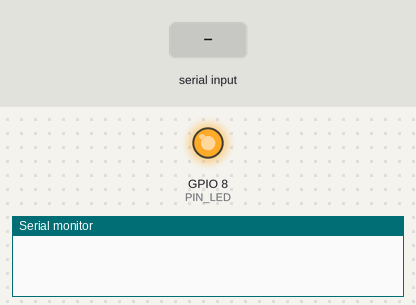
Bench run of a program on a simulated ESP32-C3. Shown: output pins drawn as LEDs (lit = HIGH), the last lines printed to the serial monitor. Inputs (shaded band) come from the test bench. WiFi joins after 1.5 s; servers stay silent unless stated; no MQTT or app messages arrive unless stated.

Above: at 1.2 s.
1.3 s: "LED:ON\n" received over Serial
At 2.0 s:
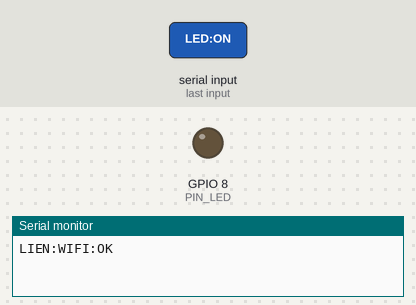
4.3 s: "LED:OFF\n" received over Serial
At 5.5 s:
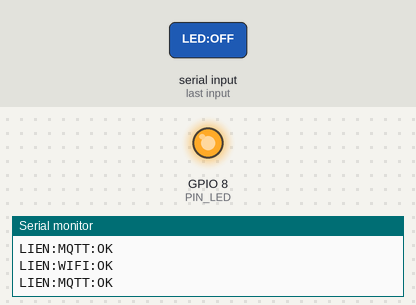
Timing chart, 0 to 7.3 s (numbered marks = the images above; inputs shaded):
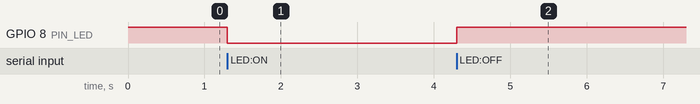

Measured:
- after the input at 1.3 s, GPIO 8 (PIN_LED): HIGH → LOW at once
- after the input at 4.3 s, GPIO 8 (PIN_LED): LOW → HIGH at once

The program:

main.cpp
```cpp
#include <Arduino.h>        // fonctions de base : pinMode, digitalWrite, millis...
#include <WiFi.h>           // connexion au réseau Wi-Fi de l'ESP32
#include <PubSubClient.h>   // client MQTT (publier, s'abonner)
/*
  243-53A-MO — Interface usager de microcontrôleurs — Projet 1

  ESP32-C3 Super Mini : pont entre le PC (port série USB) et le broker MQTT.
  La carte ne connaît rien du jeu : elle relaie les lignes dans les deux sens.

  PC -> carte (port série, une ligne terminée par \n) :
    PUB:<sous-topic>=<message>   publie sur 53A/jeu/<EQUIPE>/<sous-topic>
    LED:ON / LED:OFF             allume ou éteint la LED intégrée

  carte -> PC :
    MSG:<sous-topic>=<message>   un message MQTT vient d'arriver
    LIEN:WIFI:OK                 Wi-Fi connecté
    LIEN:MQTT:OK / LIEN:MQTT:ERREUR   état de la connexion au broker
    # texte                      débogage (l'interface l'ignore)

  MQTT : 53A/jeu/<EQUIPE>/<JOUEUR>/etat   « en ligne » (retenu) ; « hors ligne »
         est publié par le broker (testament) si la carte disparaît.

  Programme non bloquant : aucun delay() ; millis() mesure les délais et
  mqtt.loop() est appelé à chaque tour de loop().

  Attention : le port série sert de canal de protocole. Tout Serial.println()
  de débogage doit commencer par # pour être ignoré par l'interface.

  Programmeur : Guillaume Beaulieu (code troué), complété par l'équipe
  Date de création : 2026-10-22
  Dernière modification : 2026-11-04
*/

// ---------------------------------------------------------------- réglages
// À adapter : votre équipe, votre joueur et votre local
const char* EQUIPE = "IJ";                   // nom court, sans espace, UNIQUE dans la classe (même valeur que dans l'interface)             // nom court, sans espace, UNIQUE dans la classe (même valeur que dans l'interface)
const char* JOUEUR = "j1";                   // "j1" ou "j2" (j2 sur la carte du coéquipier)

const char* WIFI_SSID = "TGE-C3521";         // Local C-3521
// const char* WIFI_SSID = "TGE-C3516";      // Local C-3516
const char* WIFI_MDP  = "Tge2026++";         // même mot de passe dans les deux locaux

const char* BROKER    = "10.35.21.5";        // Local C-3521 (Raspberry Pi)
// const char* BROKER = "10.35.16.5";        // Local C-3516 (Raspberry Pi)
const int   PORT_MQTT = 1883;

const int PIN_LED = 8;                       // LED bleue intégrée (logique inversée : LOW = allumée)
#define LED_ALLUMEE LOW                      // logique inversée sur l'ESP32-C3 Super Mini
#define LED_ETEINTE HIGH

const unsigned long DELAI_RECONNEXION_MQTT = 2000;   // ms entre deux tentatives de connexion
const unsigned long DELAI_RAPPEL_ETAT = 3000;        // ms entre deux rappels de l'état au PC

// ---------------------------------------------------------------- objets globaux
WiFiClient wifi;
PubSubClient mqtt(wifi);

String base;                // « 53A/jeu/<EQUIPE>/ » : préfixe de tous les topics
String topicEtat;           // « 53A/jeu/<EQUIPE>/<JOUEUR>/etat » : état de CETTE carte
String sousTopicAdversaire; // « j2/etat » si JOUEUR vaut j1, « j1/etat » sinon
String etatAdversaire;      // dernier « en ligne » / « hors ligne » reçu pour l'adversaire
String ligneSerie;          // ligne en cours de réception depuis le PC
bool wifiAnnonce = false;   // LIEN:WIFI:OK déjà envoyé depuis la dernière connexion
unsigned long dernierEssaiMqtt = 0;
unsigned long dernierRappel = 0;

// ---------------------------------------------------------------- réception MQTT
// Appelée par mqtt.loop() pour chaque message reçu. On ne filtre rien : même
// l'écho de nos propres publications est relayé au PC.
void messageRecu(char* topic, byte* payload, unsigned int longueur) {
  // TODO 1 : relayer un message MQTT reçu vers le PC (ligne MSG:)
  String texte;
  for (unsigned int i = 0; i < longueur; i++) {          // payload n'est PAS terminé par \0 : on utilise sa longueur
    texte += (char)payload[i];
  }
  String sousTopic = String(topic).substring(base.length());   // retire le préfixe « base » (ex. « coup », « j2/etat »)
  if (sousTopic == sousTopicAdversaire) {                // c'est l'état de l'adversaire : on le garde pour le rappel
    etatAdversaire = texte;
  }
  Serial.print("MSG:");
  Serial.print(sousTopic);                               // le sous-topic
  Serial.print("=");
  Serial.println(texte);                                 // le texte du message
}

// ---------------------------------------------------------------- commandes du PC
// Exécute une ligne complète (sans le \n) reçue du PC.
void traiterLigne(String ligne) {
  // TODO 2 : exécuter une commande du PC (PUB: et LED:)
  ligne.trim();                                          // enlève les espaces et le \r aux extrémités
  if (ligne.length() == 0) return;

  if (ligne.startsWith("PUB:")) {                        // la commande de publication « PUB: »
    String reste = ligne.substring(4);                   // ce qui suit « PUB: » (4 caractères)
    int egal = reste.indexOf('=');                       // position du PREMIER caractère « = »
    if (egal < 1) {                                      // pas de « = », ou sous-topic vide
      Serial.println("# PUB mal formée");
      return;
    }
    String sousTopic = reste.substring(0, egal);         // tout ce qui précède le « = »
    String message = reste.substring(egal + 1);          // tout ce qui suit le « = »
    if (mqtt.connected()) {
      mqtt.publish((base + sousTopic).c_str(), message.c_str());   // publie sur 53A/jeu/<EQUIPE>/<sous-topic>
    } else {
      Serial.println("# MQTT non connecté : message perdu");
    }
    return;
  }

  if (ligne == "LED:ON") {
    digitalWrite(PIN_LED, LED_ALLUMEE);                  // logique inversée : LOW = allumée
  } else if (ligne == "LED:OFF") {
    digitalWrite(PIN_LED, LED_ETEINTE);                  // HIGH = éteinte
  } else {
    Serial.println("# commande inconnue");
  }
}

// Lit les octets disponibles sans jamais attendre.
// (Contrairement à readStringUntil() du labo 4, on ne bloque jamais : on accumule
//  les caractères dans ligneSerie jusqu'au \n.)
void lireSerie() {
  // TODO 3 : lire le port série sans bloquer, ligne par ligne
  while (Serial.available() > 0) {                      // il reste des octets à lire
    char c = Serial.read();                              // lit UN octet
    if (c == '\n') {                                     // fin de ligne : la commande est complète
      traiterLigne(ligneSerie);
      ligneSerie = "";
    } else if (c != '\r') {
      ligneSerie += c;
    }
  }
}

// ---------------------------------------------------------------- MQTT
void connecterMqtt() {
  // TODO 4 : connexion au broker avec testament, état « en ligne », abonnement
  // Identifiant unique : deux clients avec le même identifiant s'éjectent
  String id = "esp32c3-" + String(JOUEUR) + "-" + WiFi.macAddress();

  // connect(identifiant, topicTestament, qos, retenu, messageTestament)
  // Les quatre derniers arguments sont le TESTAMENT : si la carte disparaît sans se
  // déconnecter, le broker publie « hors ligne » à sa place.
  if (mqtt.connect(id.c_str(), topicEtat.c_str(), 0, true, "hors ligne")) {   // testament retenu
    mqtt.publish(topicEtat.c_str(), "en ligne", true);       // « en ligne », en message retenu
    mqtt.subscribe((base + "#").c_str());                    // tous les sous-topics de l'équipe (joker #)
    Serial.println("LIEN:MQTT:OK");                          // connexion réussie
  } else {
    Serial.println("LIEN:MQTT:ERREUR");                      // connexion échouée
    Serial.print("# code MQTT : ");
    Serial.println(mqtt.state());                            // -2 : broker injoignable
  }
}

// Rappel régulier de l'état de la liaison, pour un PC qui se connecte en retard.
void rappelerEtat() {
  // TODO 5 : répéter l'état de la liaison et celui de l'adversaire
  if (WiFi.status() == WL_CONNECTED) {                   // le Wi-Fi est connecté
    Serial.println("LIEN:WIFI:OK");
  }
  Serial.println(mqtt.connected() ? "LIEN:MQTT:OK" : "LIEN:MQTT:ERREUR");
  if (etatAdversaire.length() > 0) {
    Serial.print("MSG:");
    Serial.print(sousTopicAdversaire);                   // le sous-topic de l'adversaire
    Serial.print("=");
    Serial.println(etatAdversaire);                      // son dernier état connu
  }
}

// ---------------------------------------------------------------- programme
void setup() {
  Serial.begin(115200);
  pinMode(PIN_LED, OUTPUT);
  digitalWrite(PIN_LED, LED_ETEINTE);          // LED éteinte au démarrage

  base = "53A/jeu/" + String(EQUIPE) + "/";
  topicEtat = base + String(JOUEUR) + "/etat";
  sousTopicAdversaire = String(strcmp(JOUEUR, "j1") == 0 ? "j2" : "j1") + "/etat";

  WiFi.mode(WIFI_STA);
  WiFi.setTxPower(WIFI_POWER_8_5dBm);          // antenne faible de certaines Super Mini
  WiFi.begin(WIFI_SSID, WIFI_MDP);             // ne bloque pas : on surveille l'état dans loop()
  mqtt.setServer(BROKER, PORT_MQTT);
  mqtt.setCallback(messageRecu);
  mqtt.setSocketTimeout(3);                    // une tentative de connexion échoue après 3 s au plus
}

void loop() {
  // On annonce la connexion Wi-Fi une seule fois ; la carte se reconnecte
  // seule en cas de coupure.
  if (WiFi.status() == WL_CONNECTED) {
    if (!wifiAnnonce) {
      wifiAnnonce = true;
      Serial.println("LIEN:WIFI:OK");
    }
  } else {
    wifiAnnonce = false;
  }

  // TODO 6 : reconnexion MQTT, mqtt.loop(), lecture série, rappel périodique

  // 1. Reconnexion MQTT, au plus toutes les 2 s, sans delay()
  if (WiFi.status() == WL_CONNECTED && !mqtt.connected()
      && millis() - dernierEssaiMqtt >= DELAI_RECONNEXION_MQTT) {
    dernierEssaiMqtt = millis();                         // on note l'instant de cet essai
    connecterMqtt();
  }

  // 2. À appeler à CHAQUE tour : reçoit les messages (-> messageRecu) et entretient la connexion
  mqtt.loop();

  // 3. Commandes du PC
  lireSerie();

  // 4. Rappel de l'état au PC, toutes les DELAI_RAPPEL_ETAT ms (même principe que le labo 4)
  if (millis() - dernierRappel >= DELAI_RAPPEL_ETAT) {
    dernierRappel = millis();                            // l'instant actuel
    rappelerEtat();
  }
}
```
